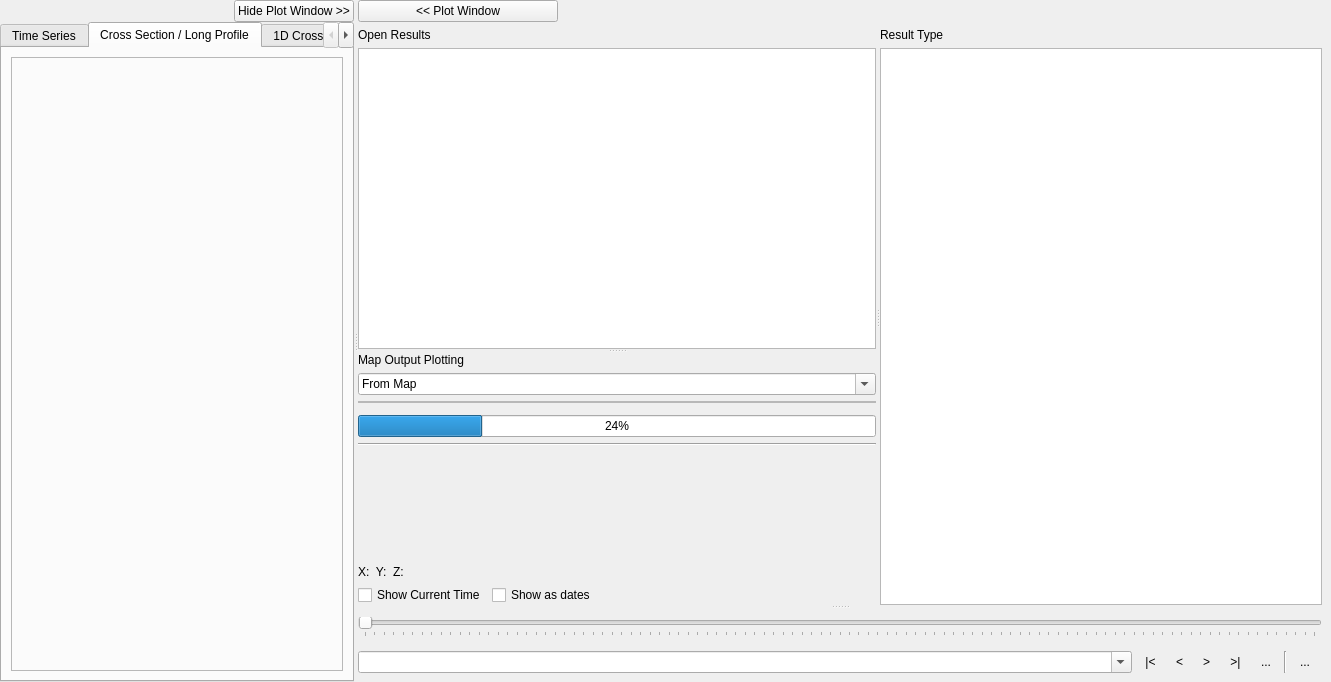
<?xml version="1.0" encoding="UTF-8"?>
<ui version="4.0">
 <class>Tuplot</class>
 <widget class="QDockWidget" name="Tuplot">
  <property name="geometry">
   <rect>
    <x>0</x>
    <y>0</y>
    <width>1331</width>
    <height>682</height>
   </rect>
  </property>
  <property name="windowTitle">
   <string>TUFLOW Viewer</string>
  </property>
  <widget class="QWidget" name="dockWidgetContents">
   <layout class="QVBoxLayout" name="verticalLayout_9">
    <property name="spacing">
     <number>0</number>
    </property>
    <property name="leftMargin">
     <number>0</number>
    </property>
    <property name="topMargin">
     <number>0</number>
    </property>
    <property name="rightMargin">
     <number>9</number>
    </property>
    <property name="bottomMargin">
     <number>0</number>
    </property>
    <item>
     <widget class="QSplitter" name="splitter_3">
      <property name="sizePolicy">
       <sizepolicy hsizetype="Preferred" vsizetype="Preferred">
        <horstretch>0</horstretch>
        <verstretch>0</verstretch>
       </sizepolicy>
      </property>
      <property name="orientation">
       <enum>Qt::Horizontal</enum>
      </property>
      <widget class="QWidget" name="PlotLayout" native="true">
       <property name="sizePolicy">
        <sizepolicy hsizetype="Expanding" vsizetype="Preferred">
         <horstretch>0</horstretch>
         <verstretch>0</verstretch>
        </sizepolicy>
       </property>
       <layout class="QVBoxLayout" name="verticalLayout_2">
        <property name="spacing">
         <number>0</number>
        </property>
        <property name="leftMargin">
         <number>0</number>
        </property>
        <property name="topMargin">
         <number>0</number>
        </property>
        <property name="rightMargin">
         <number>0</number>
        </property>
        <property name="bottomMargin">
         <number>0</number>
        </property>
        <item>
         <widget class="QWidget" name="wTopBar" native="true">
          <layout class="QHBoxLayout" name="horizontalLayout_2">
           <property name="spacing">
            <number>0</number>
           </property>
           <property name="leftMargin">
            <number>0</number>
           </property>
           <property name="topMargin">
            <number>0</number>
           </property>
           <property name="rightMargin">
            <number>0</number>
           </property>
           <property name="bottomMargin">
            <number>0</number>
           </property>
           <item>
            <widget class="QWidget" name="mainMenu_2" native="true">
             <layout class="QVBoxLayout" name="mainMenu">
              <property name="spacing">
               <number>0</number>
              </property>
              <property name="leftMargin">
               <number>0</number>
              </property>
              <property name="topMargin">
               <number>0</number>
              </property>
              <property name="rightMargin">
               <number>0</number>
              </property>
              <property name="bottomMargin">
               <number>0</number>
              </property>
             </layout>
            </widget>
           </item>
           <item>
            <widget class="QLabel" name="label_4">
             <property name="minimumSize">
              <size>
               <width>0</width>
               <height>20</height>
              </size>
             </property>
             <property name="text">
              <string/>
             </property>
             <property name="pixmap">
              <pixmap>../../../../../../../../../../Downloads/CoastalME_logo.png</pixmap>
             </property>
             <property name="scaledContents">
              <bool>false</bool>
             </property>
             <property name="alignment">
              <set>Qt::AlignLeading|Qt::AlignLeft|Qt::AlignVCenter</set>
             </property>
             <property name="wordWrap">
              <bool>false</bool>
             </property>
             <property name="margin">
              <number>0</number>
             </property>
            </widget>
           </item>
           <item>
            <widget class="QPushButton" name="pbHidePlotWindow">
             <property name="maximumSize">
              <size>
               <width>16777215</width>
               <height>16777215</height>
              </size>
             </property>
             <property name="text">
              <string>Hide Plot Window &gt;&gt;</string>
             </property>
            </widget>
           </item>
          </layout>
         </widget>
        </item>
        <item>
         <widget class="QTabWidget" name="tabWidget">
          <property name="currentIndex">
           <number>1</number>
          </property>
          <widget class="QWidget" name="TimeSeriesTab">
           <attribute name="icon">
            <iconset resource="../resources/tuflow.qrc">
             <normaloff>:/icons/icons/results.svg</normaloff>:/icons/icons/results.svg</iconset>
           </attribute>
           <attribute name="title">
            <string>Time Series</string>
           </attribute>
           <layout class="QGridLayout" name="gridLayout_3" rowstretch="10" columnstretch="10">
            <item row="0" column="0">
             <layout class="QGridLayout" name="TimeSeriesLayout">
              <item row="0" column="0">
               <widget class="QFrame" name="TimeSeriesFrame">
                <property name="frameShape">
                 <enum>QFrame::StyledPanel</enum>
                </property>
                <property name="frameShadow">
                 <enum>QFrame::Raised</enum>
                </property>
               </widget>
              </item>
             </layout>
            </item>
           </layout>
          </widget>
          <widget class="QWidget" name="LongPlotTab">
           <attribute name="icon">
            <iconset resource="../resources/tuflow.qrc">
             <normaloff>:/icons/icons/cross_section.svg</normaloff>:/icons/icons/cross_section.svg</iconset>
           </attribute>
           <attribute name="title">
            <string>Cross Section / Long Profile</string>
           </attribute>
           <layout class="QGridLayout" name="gridLayout_2">
            <item row="0" column="0">
             <layout class="QGridLayout" name="LongPlotLayout">
              <item row="0" column="0">
               <widget class="QFrame" name="LongPlotFrame">
                <property name="frameShape">
                 <enum>QFrame::StyledPanel</enum>
                </property>
                <property name="frameShadow">
                 <enum>QFrame::Raised</enum>
                </property>
               </widget>
              </item>
             </layout>
            </item>
           </layout>
          </widget>
          <widget class="QWidget" name="CrossSectionTab">
           <attribute name="title">
            <string>1D Cross Section Viewer</string>
           </attribute>
           <layout class="QGridLayout" name="gridLayout_5">
            <item row="0" column="0">
             <layout class="QGridLayout" name="CrossSectionLayout">
              <item row="0" column="0">
               <widget class="QFrame" name="CrossSectionFrame">
                <property name="frameShape">
                 <enum>QFrame::StyledPanel</enum>
                </property>
                <property name="frameShadow">
                 <enum>QFrame::Raised</enum>
                </property>
               </widget>
              </item>
             </layout>
            </item>
           </layout>
          </widget>
          <widget class="QWidget" name="VerticalProfileTab">
           <attribute name="icon">
            <iconset resource="../resources/tuflow.qrc">
             <normaloff>:/icons/icons/vertical_profile.svg</normaloff>:/icons/icons/vertical_profile.svg</iconset>
           </attribute>
           <attribute name="title">
            <string>Vertical Profile</string>
           </attribute>
           <layout class="QGridLayout" name="gridLayout_4">
            <item row="0" column="0">
             <layout class="QGridLayout" name="VerticalProfileLayout">
              <item row="0" column="0">
               <widget class="QFrame" name="VerticalProfileFrame">
                <property name="frameShape">
                 <enum>QFrame::StyledPanel</enum>
                </property>
                <property name="frameShadow">
                 <enum>QFrame::Raised</enum>
                </property>
               </widget>
              </item>
             </layout>
            </item>
           </layout>
          </widget>
         </widget>
        </item>
       </layout>
      </widget>
      <widget class="QWidget" name="ResultLayout" native="true">
       <layout class="QVBoxLayout" name="verticalLayout_6">
        <item>
         <widget class="QWidget" name="SecondMenu" native="true">
          <layout class="QHBoxLayout" name="horizontalLayout_3">
           <property name="spacing">
            <number>0</number>
           </property>
           <property name="leftMargin">
            <number>0</number>
           </property>
           <property name="topMargin">
            <number>0</number>
           </property>
           <property name="rightMargin">
            <number>0</number>
           </property>
           <property name="bottomMargin">
            <number>0</number>
           </property>
           <item>
            <widget class="QPushButton" name="pbShowPlotWindow">
             <property name="maximumSize">
              <size>
               <width>200</width>
               <height>16777215</height>
              </size>
             </property>
             <property name="text">
              <string>&lt;&lt; Plot Window</string>
             </property>
            </widget>
           </item>
           <item>
            <widget class="QWidget" name="mainMenuSecond_2" native="true">
             <layout class="QVBoxLayout" name="mainMenuSecond">
              <property name="spacing">
               <number>0</number>
              </property>
              <property name="leftMargin">
               <number>0</number>
              </property>
              <property name="topMargin">
               <number>0</number>
              </property>
              <property name="rightMargin">
               <number>0</number>
              </property>
              <property name="bottomMargin">
               <number>0</number>
              </property>
             </layout>
            </widget>
           </item>
           <item>
            <widget class="QLabel" name="label_5">
             <property name="minimumSize">
              <size>
               <width>0</width>
               <height>20</height>
              </size>
             </property>
             <property name="text">
              <string/>
             </property>
             <property name="pixmap">
              <pixmap>../../../../../../../../../../Downloads/CoastalME_logo.png</pixmap>
             </property>
            </widget>
           </item>
          </layout>
         </widget>
        </item>
        <item>
         <layout class="QVBoxLayout" name="verticalLayout_8">
          <item>
           <widget class="QSplitter" name="splitter_4">
            <property name="orientation">
             <enum>Qt::Vertical</enum>
            </property>
            <widget class="QWidget" name="widget" native="true">
             <layout class="QVBoxLayout" name="verticalLayout_7">
              <item>
               <widget class="QSplitter" name="splitter_2">
                <property name="orientation">
                 <enum>Qt::Horizontal</enum>
                </property>
                <widget class="QWidget" name="OpenResultsWidget" native="true">
                 <layout class="QVBoxLayout" name="OpenResultsLayout_2">
                  <item>
                   <widget class="QSplitter" name="PlotOptionSplitter">
                    <property name="orientation">
                     <enum>Qt::Vertical</enum>
                    </property>
                    <widget class="QWidget" name="OpenResultsLayout" native="true">
                     <layout class="QVBoxLayout" name="verticalLayout_3">
                      <item>
                       <widget class="QLabel" name="label">
                        <property name="text">
                         <string>Open Results</string>
                        </property>
                       </widget>
                      </item>
                      <item>
                       <widget class="QListWidget" name="OpenResults">
                        <property name="selectionMode">
                         <enum>QAbstractItemView::ExtendedSelection</enum>
                        </property>
                        <property name="movement">
                         <enum>QListView::Static</enum>
                        </property>
                        <property name="resizeMode">
                         <enum>QListView::Fixed</enum>
                        </property>
                       </widget>
                      </item>
                     </layout>
                    </widget>
                    <widget class="QWidget" name="MapPlottingLayout" native="true">
                     <layout class="QVBoxLayout" name="verticalLayout_5">
                      <item>
                       <widget class="QLabel" name="label_3">
                        <property name="text">
                         <string>Map Output Plotting</string>
                        </property>
                       </widget>
                      </item>
                      <item>
                       <widget class="QComboBox" name="cboSelectType">
                        <property name="editable">
                         <bool>true</bool>
                        </property>
                        <property name="insertPolicy">
                         <enum>QComboBox::NoInsert</enum>
                        </property>
                        <item>
                         <property name="text">
                          <string>From Map</string>
                         </property>
                        </item>
                        <item>
                         <property name="text">
                          <string>From Map Multi</string>
                         </property>
                        </item>
                        <item>
                         <property name="text">
                          <string>Layer Selection</string>
                         </property>
                        </item>
                       </widget>
                      </item>
                      <item>
                       <layout class="QVBoxLayout" name="verticalLayout">
                        <item>
                         <widget class="QFrame" name="MapOutputPlotFrame">
                          <property name="minimumSize">
                           <size>
                            <width>300</width>
                            <height>0</height>
                           </size>
                          </property>
                          <property name="frameShape">
                           <enum>QFrame::StyledPanel</enum>
                          </property>
                          <property name="frameShadow">
                           <enum>QFrame::Raised</enum>
                          </property>
                          <layout class="QHBoxLayout" name="horizontalLayout">
                           <property name="spacing">
                            <number>0</number>
                           </property>
                           <property name="leftMargin">
                            <number>0</number>
                           </property>
                           <property name="topMargin">
                            <number>0</number>
                           </property>
                           <property name="rightMargin">
                            <number>0</number>
                           </property>
                           <property name="bottomMargin">
                            <number>0</number>
                           </property>
                          </layout>
                         </widget>
                        </item>
                        <item>
                         <widget class="QFrame" name="Mesh3DToolbarFrame">
                          <property name="minimumSize">
                           <size>
                            <width>300</width>
                            <height>0</height>
                           </size>
                          </property>
                          <property name="frameShape">
                           <enum>QFrame::StyledPanel</enum>
                          </property>
                          <property name="frameShadow">
                           <enum>QFrame::Raised</enum>
                          </property>
                         </widget>
                        </item>
                        <item>
                         <widget class="QProgressBar" name="progressBar">
                          <property name="value">
                           <number>24</number>
                          </property>
                         </widget>
                        </item>
                        <item>
                         <widget class="Line" name="line">
                          <property name="orientation">
                           <enum>Qt::Horizontal</enum>
                          </property>
                         </widget>
                        </item>
                        <item>
                         <spacer name="verticalSpacer">
                          <property name="orientation">
                           <enum>Qt::Vertical</enum>
                          </property>
                          <property name="sizeType">
                           <enum>QSizePolicy::MinimumExpanding</enum>
                          </property>
                          <property name="sizeHint" stdset="0">
                           <size>
                            <width>20</width>
                            <height>15</height>
                           </size>
                          </property>
                         </spacer>
                        </item>
                        <item>
                         <widget class="QFrame" name="ViewToolbarFrame">
                          <property name="minimumSize">
                           <size>
                            <width>300</width>
                            <height>0</height>
                           </size>
                          </property>
                          <property name="frameShape">
                           <enum>QFrame::StyledPanel</enum>
                          </property>
                          <property name="frameShadow">
                           <enum>QFrame::Raised</enum>
                          </property>
                         </widget>
                        </item>
                        <item>
                         <widget class="QFrame" name="mplToolbarFrame">
                          <property name="minimumSize">
                           <size>
                            <width>300</width>
                            <height>0</height>
                           </size>
                          </property>
                          <property name="frameShape">
                           <enum>QFrame::StyledPanel</enum>
                          </property>
                          <property name="frameShadow">
                           <enum>QFrame::Raised</enum>
                          </property>
                         </widget>
                        </item>
                        <item>
                         <widget class="QLabel" name="plotCoords">
                          <property name="text">
                           <string>X:  Y:  Z:</string>
                          </property>
                         </widget>
                        </item>
                       </layout>
                      </item>
                      <item>
                       <layout class="QHBoxLayout" name="horizontalLayout_5">
                        <item>
                         <widget class="QCheckBox" name="cbShowCurrentTime">
                          <property name="text">
                           <string>Show Current Time</string>
                          </property>
                         </widget>
                        </item>
                        <item>
                         <widget class="QCheckBox" name="cbShowAsDates">
                          <property name="text">
                           <string>Show as dates</string>
                          </property>
                         </widget>
                        </item>
                        <item>
                         <spacer name="horizontalSpacer">
                          <property name="orientation">
                           <enum>Qt::Horizontal</enum>
                          </property>
                          <property name="sizeHint" stdset="0">
                           <size>
                            <width>40</width>
                            <height>20</height>
                           </size>
                          </property>
                         </spacer>
                        </item>
                       </layout>
                      </item>
                     </layout>
                    </widget>
                   </widget>
                  </item>
                 </layout>
                </widget>
                <widget class="QSplitter" name="ResultTypeSplitter">
                 <property name="orientation">
                  <enum>Qt::Vertical</enum>
                 </property>
                 <widget class="QWidget" name="ResultTypeLayout" native="true">
                  <layout class="QVBoxLayout" name="verticalLayout_11">
                   <item>
                    <widget class="QLabel" name="label_6">
                     <property name="text">
                      <string>Result Type</string>
                     </property>
                    </widget>
                   </item>
                   <item>
                    <widget class="DataSetView" name="OpenResultTypes">
                     <property name="minimumSize">
                      <size>
                       <width>150</width>
                       <height>55</height>
                      </size>
                     </property>
                     <property name="mouseTracking">
                      <bool>true</bool>
                     </property>
                     <property name="toolTip">
                      <string>Test</string>
                     </property>
                     <property name="selectionMode">
                      <enum>QAbstractItemView::MultiSelection</enum>
                     </property>
                     <property name="selectionBehavior">
                      <enum>QAbstractItemView::SelectRows</enum>
                     </property>
                    </widget>
                   </item>
                  </layout>
                 </widget>
                </widget>
               </widget>
              </item>
             </layout>
            </widget>
            <widget class="QWidget" name="verticalWidget" native="true">
             <layout class="QVBoxLayout" name="verticalLayout_10">
              <item>
               <widget class="TimeSlider" name="sliderTime">
                <property name="maximum">
                 <number>100</number>
                </property>
                <property name="pageStep">
                 <number>100</number>
                </property>
                <property name="orientation">
                 <enum>Qt::Horizontal</enum>
                </property>
                <property name="tickPosition">
                 <enum>QSlider::TicksBelow</enum>
                </property>
                <property name="tickInterval">
                 <number>1</number>
                </property>
               </widget>
              </item>
              <item>
               <layout class="QHBoxLayout" name="horizontalLayout_4">
                <item>
                 <widget class="QComboBox" name="cboTime">
                  <property name="sizePolicy">
                   <sizepolicy hsizetype="Preferred" vsizetype="Fixed">
                    <horstretch>100</horstretch>
                    <verstretch>0</verstretch>
                   </sizepolicy>
                  </property>
                  <property name="minimumSize">
                   <size>
                    <width>0</width>
                    <height>0</height>
                   </size>
                  </property>
                  <property name="editable">
                   <bool>true</bool>
                  </property>
                  <property name="insertPolicy">
                   <enum>QComboBox::NoInsert</enum>
                  </property>
                 </widget>
                </item>
                <item>
                 <widget class="QToolButton" name="btnFirst">
                  <property name="toolTip">
                   <string>First Timestep</string>
                  </property>
                  <property name="text">
                   <string>|&lt;</string>
                  </property>
                  <property name="autoRaise">
                   <bool>true</bool>
                  </property>
                 </widget>
                </item>
                <item>
                 <widget class="QToolButton" name="btnPrev">
                  <property name="toolTip">
                   <string>Previous Timestep</string>
                  </property>
                  <property name="text">
                   <string>&lt;</string>
                  </property>
                  <property name="autoRaise">
                   <bool>true</bool>
                  </property>
                 </widget>
                </item>
                <item>
                 <widget class="QToolButton" name="btnNext">
                  <property name="toolTip">
                   <string>Next Timestep</string>
                  </property>
                  <property name="text">
                   <string>&gt;</string>
                  </property>
                  <property name="autoRaise">
                   <bool>true</bool>
                  </property>
                 </widget>
                </item>
                <item>
                 <widget class="QToolButton" name="btnLast">
                  <property name="toolTip">
                   <string>Last Timestep</string>
                  </property>
                  <property name="text">
                   <string>&gt;|</string>
                  </property>
                  <property name="autoRaise">
                   <bool>true</bool>
                  </property>
                 </widget>
                </item>
                <item>
                 <widget class="QToolButton" name="btnTimePlay">
                  <property name="toolTip">
                   <string>Play Through Timesteps</string>
                  </property>
                  <property name="text">
                   <string>...</string>
                  </property>
                  <property name="checkable">
                   <bool>true</bool>
                  </property>
                  <property name="popupMode">
                   <enum>QToolButton::InstantPopup</enum>
                  </property>
                  <property name="autoRaise">
                   <bool>true</bool>
                  </property>
                  <property name="arrowType">
                   <enum>Qt::NoArrow</enum>
                  </property>
                 </widget>
                </item>
                <item>
                 <widget class="Line" name="line_2">
                  <property name="orientation">
                   <enum>Qt::Vertical</enum>
                  </property>
                 </widget>
                </item>
                <item>
                 <widget class="QToolButton" name="btn2dLock">
                  <property name="toolTip">
                   <string>Lock Timesteps to Map Outputs</string>
                  </property>
                  <property name="text">
                   <string>...</string>
                  </property>
                  <property name="checkable">
                   <bool>false</bool>
                  </property>
                  <property name="autoRaise">
                   <bool>true</bool>
                  </property>
                 </widget>
                </item>
                <item>
                 <spacer name="horizontalSpacer_2">
                  <property name="orientation">
                   <enum>Qt::Horizontal</enum>
                  </property>
                  <property name="sizeHint" stdset="0">
                   <size>
                    <width>5</width>
                    <height>20</height>
                   </size>
                  </property>
                 </spacer>
                </item>
               </layout>
              </item>
             </layout>
            </widget>
           </widget>
          </item>
         </layout>
        </item>
       </layout>
      </widget>
     </widget>
    </item>
   </layout>
  </widget>
 </widget>
 <customwidgets>
  <customwidget>
   <class>DataSetView</class>
   <extends>QTreeView</extends>
   <header>tuflow.dataset_view</header>
  </customwidget>
  <customwidget>
   <class>TimeSlider</class>
   <extends>QSlider</extends>
   <header>tuflow.time_slider</header>
  </customwidget>
 </customwidgets>
 <resources>
  <include location="../resources/tuflow.qrc"/>
 </resources>
 <connections/>
</ui>
